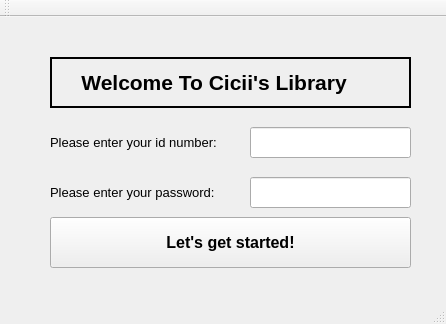
<?xml version="1.0" encoding="UTF-8"?>
<ui version="4.0">
 <class>interface</class>
 <widget class="QMainWindow" name="interface">
  <property name="geometry">
   <rect>
    <x>0</x>
    <y>0</y>
    <width>446</width>
    <height>324</height>
   </rect>
  </property>
  <property name="windowTitle">
   <string>interface</string>
  </property>
  <widget class="QWidget" name="centralWidget">
   <widget class="QLabel" name="label">
    <property name="geometry">
     <rect>
      <x>50</x>
      <y>40</y>
      <width>361</width>
      <height>51</height>
     </rect>
    </property>
    <property name="font">
     <font>
      <pointsize>16</pointsize>
      <weight>75</weight>
      <italic>false</italic>
      <bold>true</bold>
     </font>
    </property>
    <property name="frameShape">
     <enum>QFrame::WinPanel</enum>
    </property>
    <property name="text">
     <string>    Welcome To Cicii's Library</string>
    </property>
   </widget>
   <widget class="QLabel" name="label_2">
    <property name="geometry">
     <rect>
      <x>50</x>
      <y>110</y>
      <width>181</width>
      <height>31</height>
     </rect>
    </property>
    <property name="font">
     <font>
      <pointsize>10</pointsize>
      <italic>false</italic>
     </font>
    </property>
    <property name="text">
     <string>Please enter your id number:</string>
    </property>
   </widget>
   <widget class="QLabel" name="label_3">
    <property name="geometry">
     <rect>
      <x>50</x>
      <y>160</y>
      <width>171</width>
      <height>31</height>
     </rect>
    </property>
    <property name="font">
     <font>
      <pointsize>10</pointsize>
      <italic>false</italic>
     </font>
    </property>
    <property name="text">
     <string>Please enter your password:</string>
    </property>
   </widget>
   <widget class="QLineEdit" name="id">
    <property name="geometry">
     <rect>
      <x>250</x>
      <y>110</y>
      <width>161</width>
      <height>31</height>
     </rect>
    </property>
   </widget>
   <widget class="QLineEdit" name="pw">
    <property name="geometry">
     <rect>
      <x>250</x>
      <y>160</y>
      <width>161</width>
      <height>31</height>
     </rect>
    </property>
    <property name="echoMode">
     <enum>QLineEdit::Password</enum>
    </property>
   </widget>
   <widget class="QPushButton" name="login">
    <property name="geometry">
     <rect>
      <x>50</x>
      <y>200</y>
      <width>361</width>
      <height>51</height>
     </rect>
    </property>
    <property name="font">
     <font>
      <pointsize>12</pointsize>
      <weight>75</weight>
      <bold>true</bold>
     </font>
    </property>
    <property name="text">
     <string>Let's get started!</string>
    </property>
   </widget>
   <widget class="QLabel" name="error_3">
    <property name="geometry">
     <rect>
      <x>110</x>
      <y>280</y>
      <width>311</width>
      <height>21</height>
     </rect>
    </property>
    <property name="font">
     <font>
      <pointsize>12</pointsize>
      <weight>75</weight>
      <bold>true</bold>
     </font>
    </property>
    <property name="text">
     <string/>
    </property>
   </widget>
   <widget class="QLabel" name="label_4">
    <property name="geometry">
     <rect>
      <x>440</x>
      <y>120</y>
      <width>21</width>
      <height>31</height>
     </rect>
    </property>
    <property name="font">
     <font>
      <pointsize>14</pointsize>
      <weight>75</weight>
      <bold>true</bold>
     </font>
    </property>
    <property name="text">
     <string/>
    </property>
   </widget>
   <widget class="QLabel" name="label_5">
    <property name="geometry">
     <rect>
      <x>440</x>
      <y>170</y>
      <width>21</width>
      <height>31</height>
     </rect>
    </property>
    <property name="font">
     <font>
      <pointsize>14</pointsize>
      <weight>75</weight>
      <bold>true</bold>
     </font>
    </property>
    <property name="text">
     <string/>
    </property>
   </widget>
  </widget>
  <widget class="QMenuBar" name="menuBar">
   <property name="geometry">
    <rect>
     <x>0</x>
     <y>0</y>
     <width>446</width>
     <height>21</height>
    </rect>
   </property>
  </widget>
  <widget class="QToolBar" name="mainToolBar">
   <attribute name="toolBarArea">
    <enum>TopToolBarArea</enum>
   </attribute>
   <attribute name="toolBarBreak">
    <bool>false</bool>
   </attribute>
  </widget>
  <widget class="QStatusBar" name="statusBar"/>
 </widget>
 <layoutdefault spacing="6" margin="11"/>
 <resources/>
 <connections/>
</ui>
